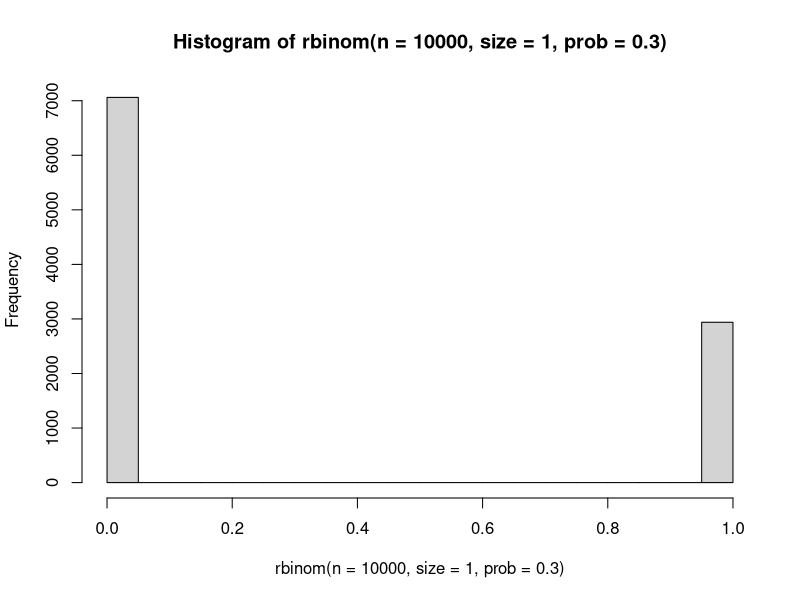
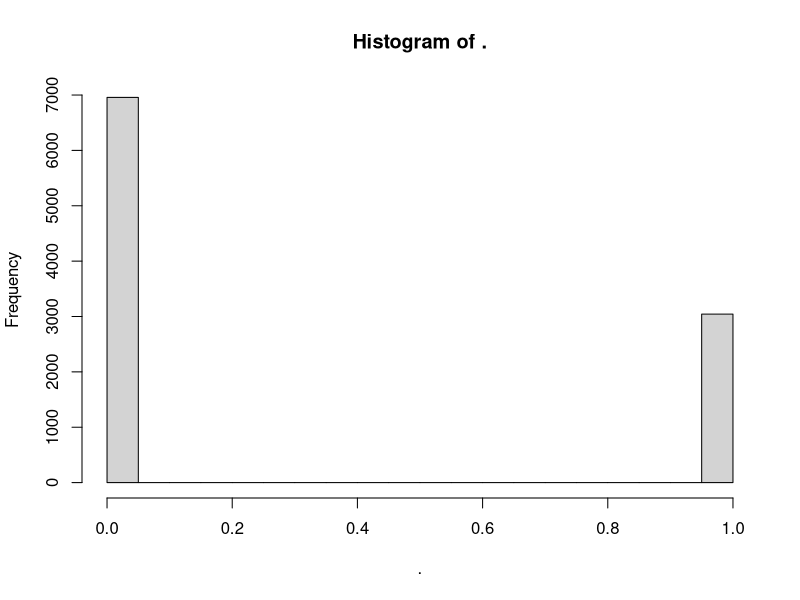
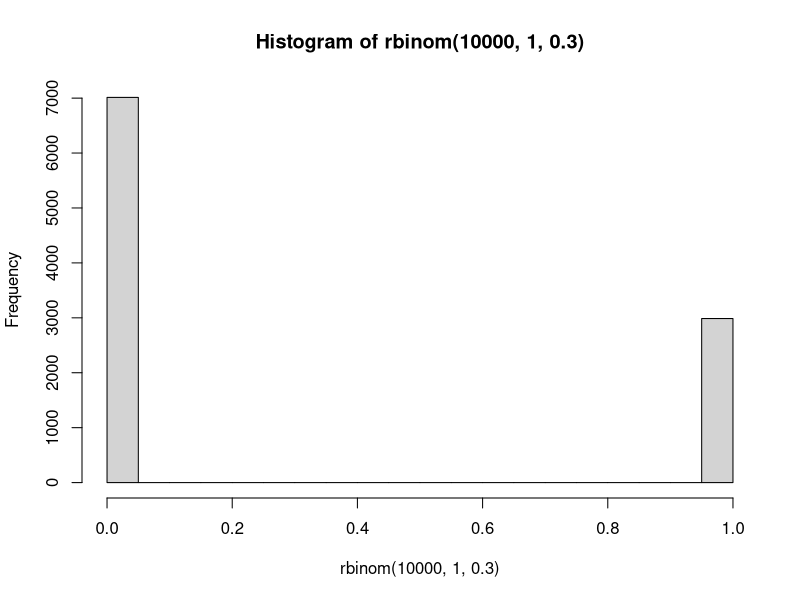
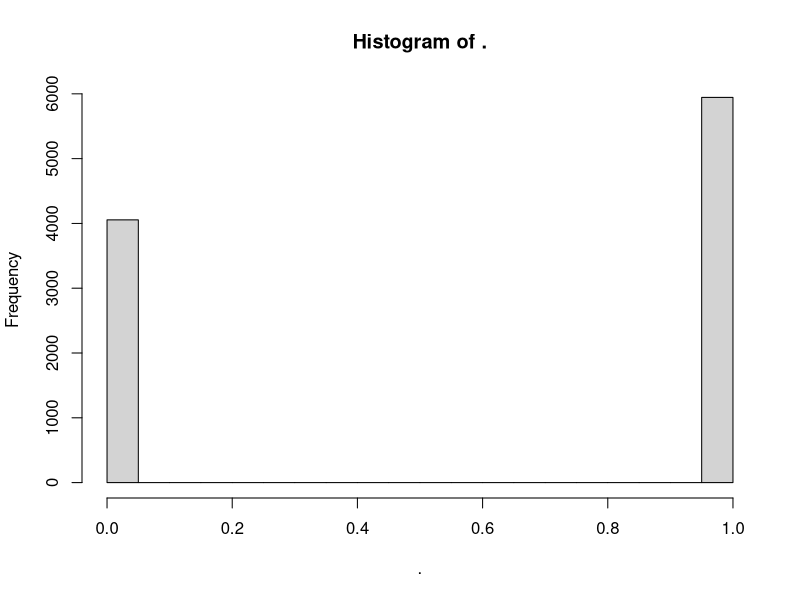

Source code (R) for these figures, in order:
## ---- chunk 1
?rbinom
?rgeom
?rpois
## ---- chunk 2

# generate a single Bernoulli random variable:
library(purrr)
rbernoulli(n = 1, p=.5) 

# generate a single Binomial random variable:
rbinom(n = 1, size = 10, prob = .3)

# generate a single Geometric random variable:

# generate a single Poisson random variable:
## ---- chunk 3
# generate 5 Bernoulli random variables:
rbernoulli(n = 5, p=.5) 

# generate 5 Binomial random variables:

# generate 5 Geometric random variables:

# generate 5 Poisson random variables:

## ---- chunk 4
# Bernoulli:
hist(rbinom(n = 10000,size = 1,prob = .3))
# or 
library(magrittr)
rbinom(10000,1,.3) %>% hist

# Binomial:

# Geometric:

# Poisson:

## ---- chunk 5
# Bernoulli:
hist(rbinom(10000,1,.3))
# or 
library(magrittr)
rbinom(10000,1,.6) %>% hist

# Binomial:

# Geometric:

# Poisson:

## ---- chunk 6
# Turn on caps lock and let it rip:
myFlips = "HTHHTHTHTTHH..."
nchar(myFlips)  #make sure it length 200
